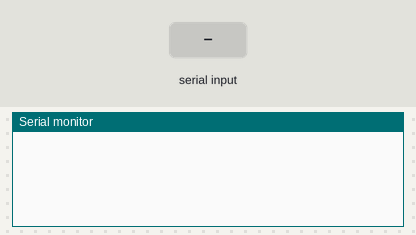
The sketch below on a simulated Arduino Uno, built with avr-gcc and run on an emulated ATmega328P. Shown: the last lines printed to the serial monitor. Inputs (shaded band) come from the test bench.

Above: at 1.2 s.
1.3 s: "i" received over Serial
At 2.5 s:
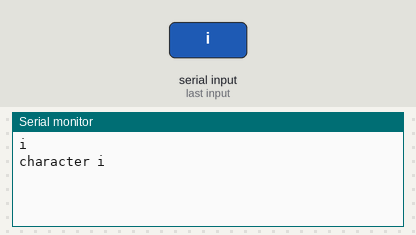
2.8 s: "1" received over Serial
At 3.6 s:
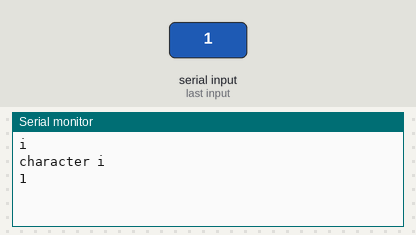

The sketch:

1.4.ino
```cpp
void setup() {
  // put your setup code here, to run once:

  Serial.begin(9600);

}

void loop() {
  // put your main code here, to run repeatedly:
  if(Serial.available()) {
    char inputChar = Serial.read();
    Serial.println(inputChar);
    if(inputChar == 'i')
      Serial.println("character i");
    }
}
```

Measured:
- after the input at 1.3 s, the serial monitor: prints a new line at once (image 1)
- after the input at 2.8 s, the serial monitor: prints a new line at once (image 2)
